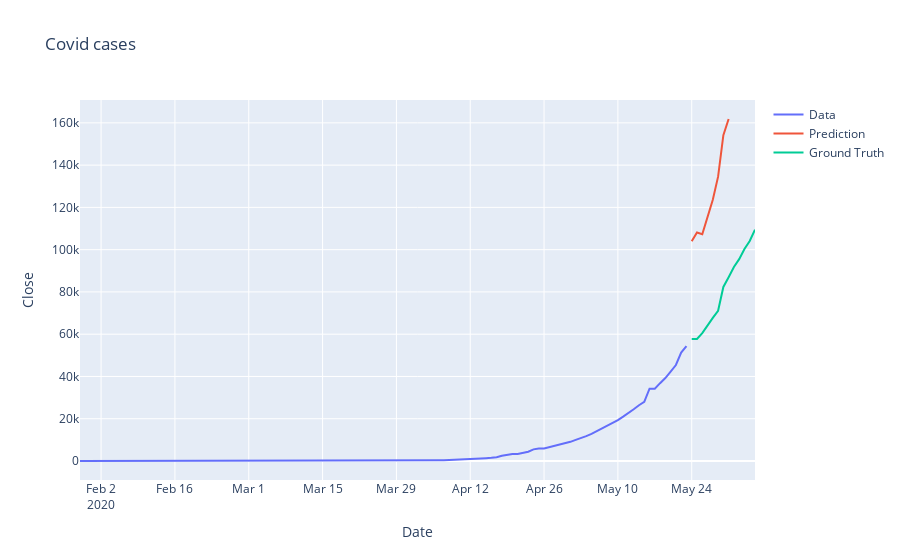

Source (notebook cell):
### Code cell
close_data = close_data.reshape((-1))

def predict(num_prediction, model):
    prediction_list = close_data[-look_back:]
    
    for _ in range(num_prediction):
        x = prediction_list[-look_back:]
        x = x.reshape((1, look_back, 1))
        out = model.predict(x)[0][0]
        prediction_list = np.append(prediction_list, out)
    prediction_list = prediction_list[look_back-1:]
        
    return prediction_list
    
def predict_dates(num_prediction):
    last_date = df['Datetime'].values[-1]
    prediction_dates = pd.date_range(last_date, periods=num_prediction+1).tolist()
    return prediction_dates
prediction = model.predict_generator(test_generator)

close_train = close_train.reshape((-1))
close_test = close_test.reshape((-1))
prediction = prediction.reshape((-1))

trace1 = go.Scatter(
    x = date_train,
    y = close_train,
    mode = 'lines',
    name = 'Data'
)
trace2 = go.Scatter(
    x = date_test,
    y = prediction,
    mode = 'lines',
    name = 'Prediction'
)
trace3 = go.Scatter(
    x = date_test,
    y = close_test,
    mode='lines',
    name = 'Ground Truth'
)
layout = go.Layout(
    title = "Covid cases",
    xaxis = {'title' : "Date"},
    yaxis = {'title' : "Close"}
)
fig = go.Figure(data=[trace1, trace2, trace3], layout=layout)
fig.show()
num_prediction = 25
forecast = predict(num_prediction, model)
forecast_dates = predict_dates(num_prediction)
